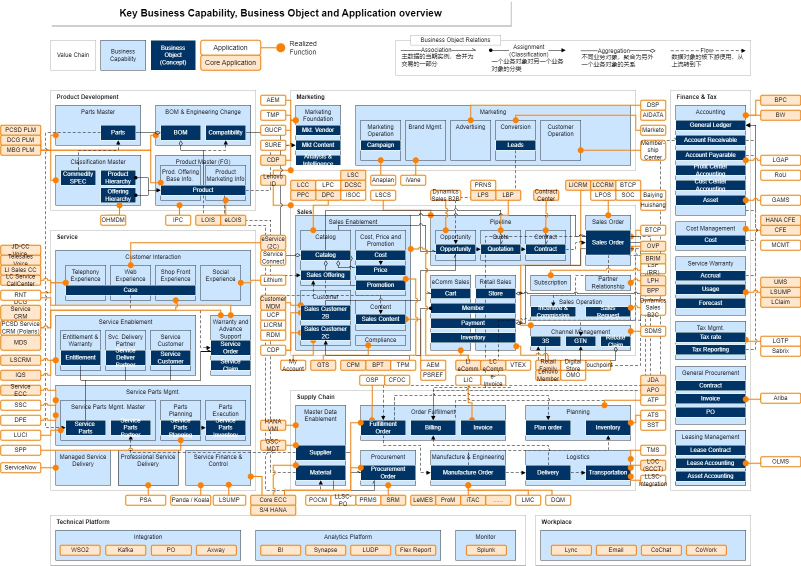
#> input picture 本地知识库/backup/Key Business Capability, Data Concept and Application overview.jpg, 1602 x 1131 px (shown at 1/2 size)
$ python -i preprocess_image.py   (imports and definitions only)
#> lines starting #> are read from the running program, lines starting #| are printed output that depends on the picture; after the words box and inside, x2 and y2 are one past the last pixel; in counts of white or black regions, pixels touching at a corner belong together
#> further down, picture is the input picture: PIL image 1602x1131 RGB; mean R, G, B 208.5, 214.6, 219.5
#!/usr/bin/env python3
"""Preprocess a source image for image→SVG→PPT reconstruction.

The script keeps the original image untouched and writes a normalized PNG plus a
metadata JSON file. It performs conservative operations only: EXIF transpose,
optional trim, optional deskew, and optional sharpening.
"""
from __future__ import annotations

import argparse
import json
from pathlib import Path
from typing import Tuple

from PIL import Image, ImageOps, ImageFilter


def trim_whitespace(img: Image.Image, threshold: int = 248) -> Image.Image:
#> called with threshold = 248
    gray = ImageOps.grayscale(img.convert("RGB"))
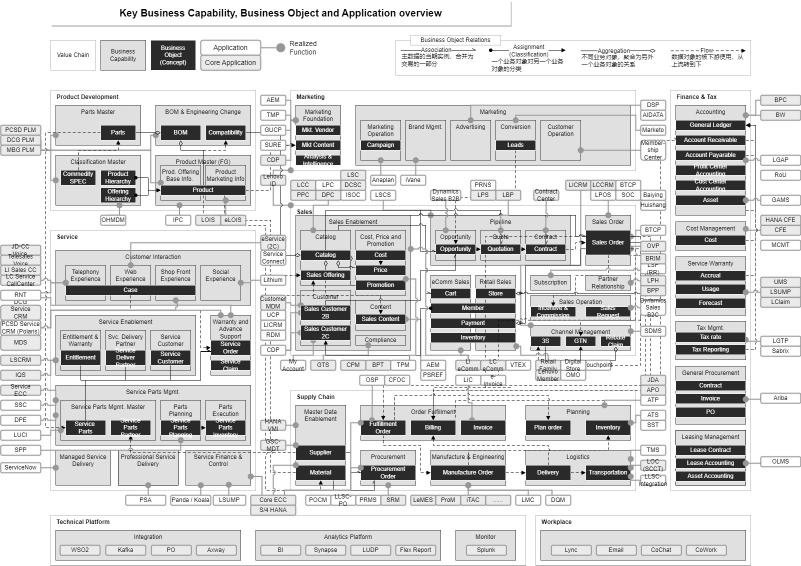
#> gray: PIL image 1602x1131 L (shown at 1/2 size); min 0, max 255, mean 213.3
    # Build mask of non-near-white pixels.
    mask = gray.point(lambda p: 255 if p < threshold else 0)
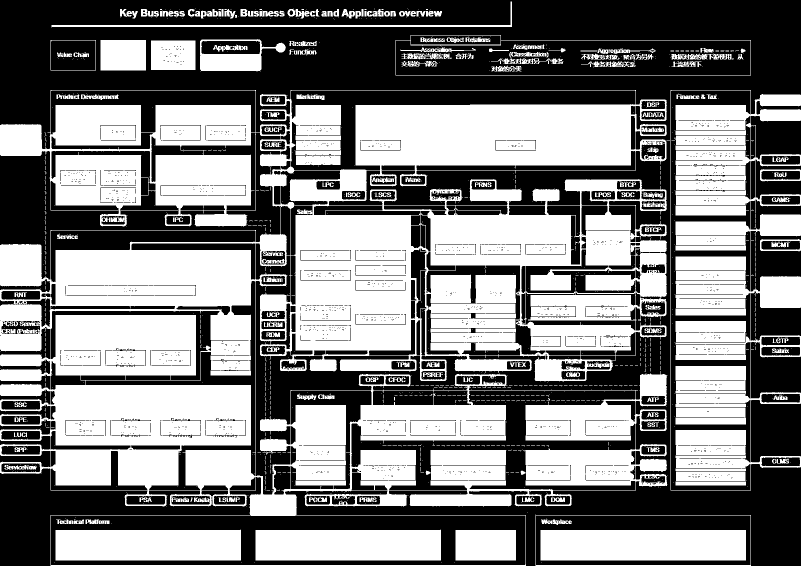
#> mask: PIL image 1602x1131 L (shown at 1/2 size); 50.3% white; 2407 black regions (1988 under 20 px), largest, box (x1, y1, x2, y2) and area: (0, 0, 1602, 1131) 355432, (102, 1031, 1051, 1130) 40528, (792, 81, 1501, 150) 38277
    bbox = mask.getbbox()
#> bbox = (0, 3, 1602, 1131)
    if not bbox:
        return img
    # Add small padding.
    pad = 8
    l, t, r, b = bbox
#> l = 0; t = 3; r = 1602; b = 1131
    l = max(0, l - pad)
    t = max(0, t - pad)
#> t = 0
    r = min(img.width, r + pad)
    b = min(img.height, b + pad)
    return img.crop((l, t, r, b))


def main() -> None:
    parser = argparse.ArgumentParser()
    parser.add_argument("input", type=Path)
    parser.add_argument("--out", type=Path, default=Path("work/normalized.png"))
    parser.add_argument("--meta", type=Path, default=Path("work/source_meta.json"))
    parser.add_argument("--trim", action="store_true", help="Trim near-white outer margins.")
    parser.add_argument("--sharpen", action="store_true", help="Apply mild sharpening.")
    parser.add_argument("--max-width", type=int, default=2400, help="Downscale very large images to this width.")
    args = parser.parse_args()

    img = Image.open(args.input)
    img = ImageOps.exif_transpose(img).convert("RGB")
    original_size: Tuple[int, int] = img.size

    if args.trim:
        img = trim_whitespace(img)

    if args.max_width and img.width > args.max_width:
        scale = args.max_width / img.width
        new_size = (args.max_width, round(img.height * scale))
        img = img.resize(new_size, Image.Resampling.LANCZOS)

    if args.sharpen:
        img = img.filter(ImageFilter.UnsharpMask(radius=1.2, percent=120, threshold=3))

    args.out.parent.mkdir(parents=True, exist_ok=True)
    args.meta.parent.mkdir(parents=True, exist_ok=True)
    img.save(args.out)

    meta = {
        "source": str(args.input),
        "normalized": str(args.out),
        "original_width": original_size[0],
        "original_height": original_size[1],
        "width": img.width,
        "height": img.height,
        "aspect_ratio": round(img.width / img.height, 6),
    }
    args.meta.write_text(json.dumps(meta, ensure_ascii=False, indent=2), encoding="utf-8")
    print(json.dumps(meta, ensure_ascii=False, indent=2))


# [2 lines not run here, left out]

>>> from PIL import Image
>>> picture = Image.open('../../../../../本地知识库/backup/Key Business Capability, Data Concept and Application overview.jpg')
>>> result = trim_whitespace(picture)

$ run again, on 本地知识库/backup/488564164.jpg
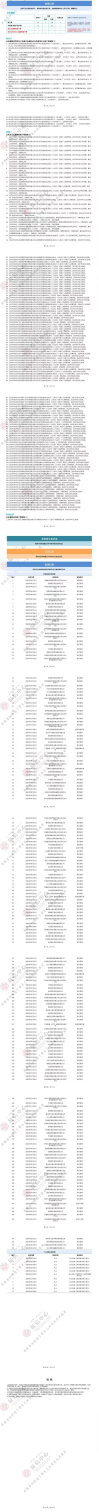
#> input picture 本地知识库/backup/488564164.jpg, 691 x 10579 px (shown at 1/7 size)
#> picture is the input picture: PIL image 691x10579 RGB; mean R, G, B 240, 240.1, 240.6
#> in trim_whitespace, `mask = gray.point(lambda p: 255 if p < threshold else 0)`:
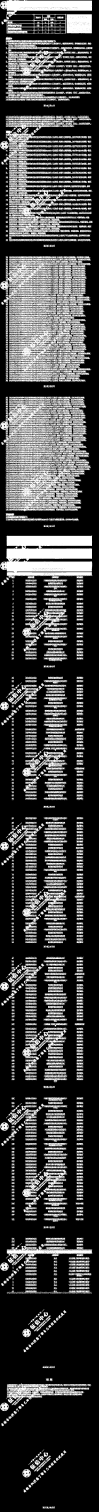
#> mask: PIL image 691x10579 L (shown at 1/7 size); 26.1% white; 24124 white regions (23059 under 20 px), largest, box (x1, y1, x2, y2) and area: (24, 1792, 635, 2674) 309476, (2, 2776, 635, 3579) 281141, (2, 3749, 648, 4050) 146732
#> bbox = (0, 0, 648, 10561)
#> in trim_whitespace, `l, t, r, b = bbox`: l = 0; r = 648; b = 10561
#> in trim_whitespace, `r = min(img.width, r + pad)`: r = 656
#> in trim_whitespace, `b = min(img.height, b + pad)`: b = 10569
#> in trim_whitespace, `return img.crop((l, t, r, b))`:
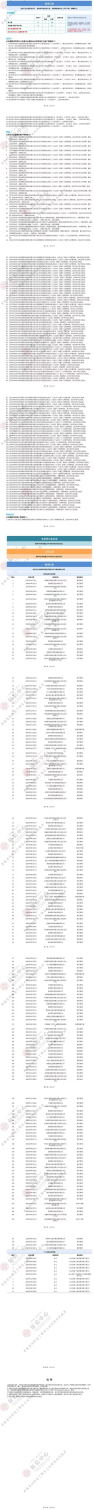
#> returned value: PIL image 656x10569 RGB (shown at 1/7 size); mean R, G, B 239.2, 239.3, 239.8
